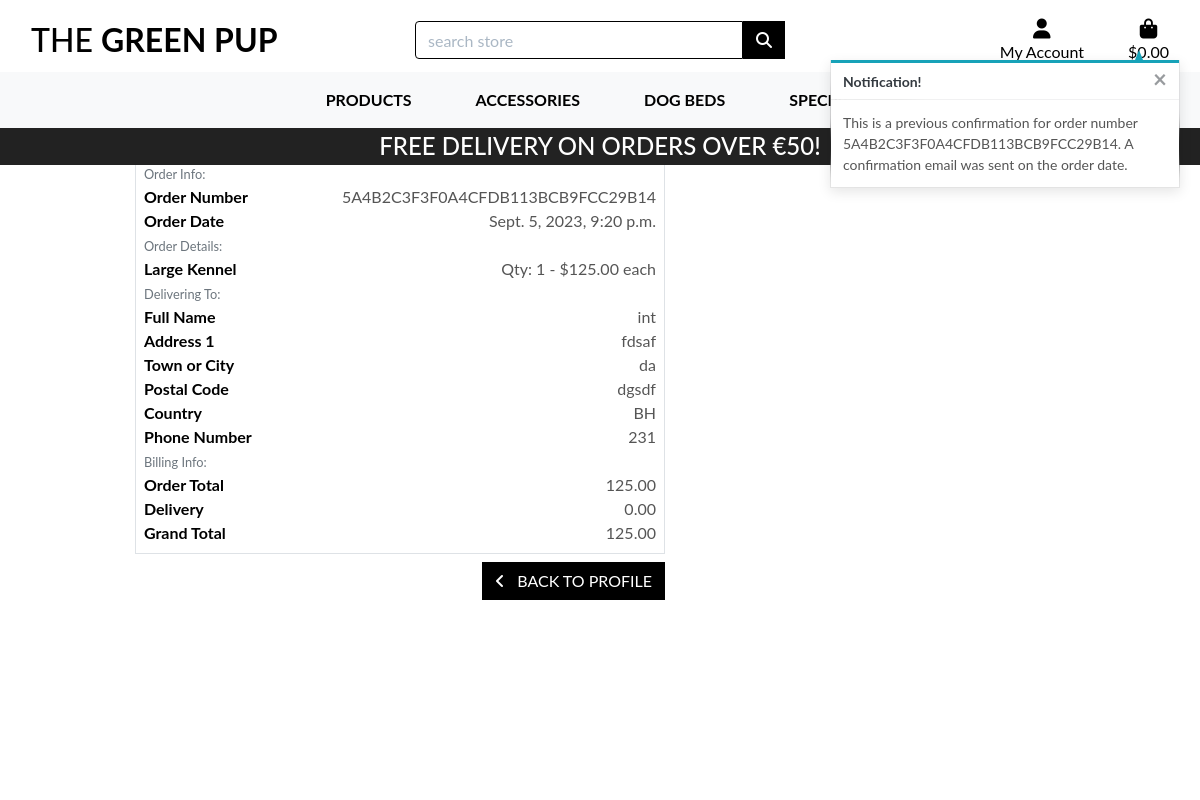
Page /profile/old_orders/5A4B2C3F3F0A4CFDB113BCB9FCC29B14 on the earlier database version.
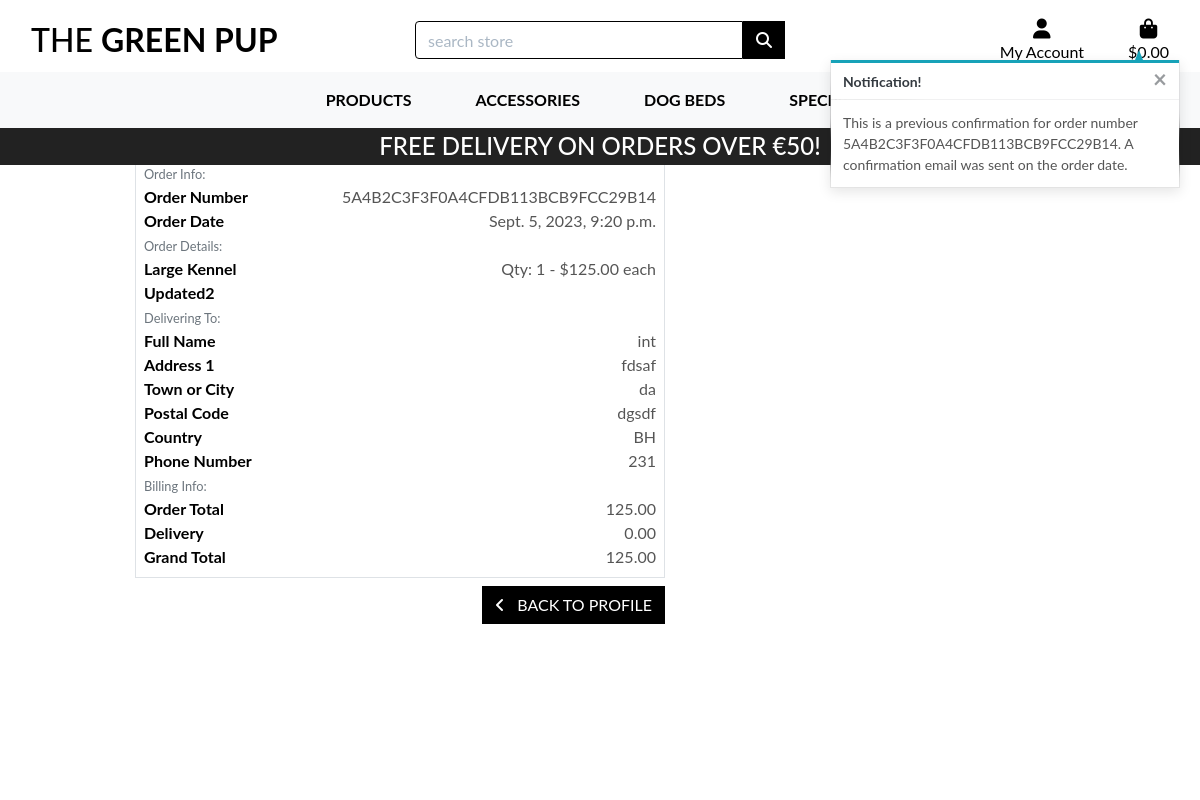
Same page on the later database version.
### checkout/models.py (models this page shows, shortened)
class OrderLineItem(models.Model):
    product = models.ForeignKey(Product, null=False, blank=False, on_delete=models.CASCADE)
    order = models.ForeignKey(Order, null=False, blank=False, on_delete=models.CASCADE, related_name='lineitems')
    num_of_items = models.IntegerField(null=False, blank=False, default=0)
    lineitem_total = models.DecimalField(max_digits=6, decimal_places=2, null=False, blank=False, editable=False)

### products/models.py (models this page shows, shortened)
class Product(models.Model):
    category=models.ForeignKey('Category',blank=True, null=True, on_delete=models.SET_NULL)
    name=models.CharField(max_length=100)
    sku=models.CharField(max_length=150)
    description=models.TextField(max_length=500)
    price=models.DecimalField(max_digits=6,decimal_places=2)
    policy=models.ForeignKey('Policies',blank=True,null=True, on_delete=models.SET_NULL)
    image_url=models.URLField(max_length=1000,null=True,blank=True)
    image=models.ImageField(null=True,blank=True)
    on_sale=models.BooleanField(default=False)
    discount_percent=models.CharField(max_length=10,blank=True,null=True)
    in_stock=models.BooleanField(default=True)
    product_status=models.ForeignKey('ProductStatus',blank=True,null=True, on_delete=models.SET_NULL)
    meta_title=models.CharField(max_length=61,blank=True,null=True)
    meta_description=models.CharField(max_length=61,blank=True,null=True)

### profiles/views.py (the view)
# urls.py: path('old_orders/<order_number>', views.order_history, name='order_history'),
def order_history(request, order_number):
    order = get_object_or_404(Order, order_number=order_number)
    messages.info(request, (
        f'This is a previous confirmation for order number {order_number}. '
        'A confirmation email was sent on the order date.'
    ))
    context = {
        'order': order,
        'from_profile': True,
    }
    return render(request, 'checkout/checkout_success.html', context)

### bag/contexts.py (called while the page is built, shortened)
def bag_contents(request):
    bag_items = []
    product_quantity = 0
    total = 0
    bag = request.session.get('bag', {})
    if total < settings.FREE_DELIVERY_THRESHOLD:
        delivery = total * Decimal(settings.STANDARD_DELIVERY_PERCENT / 100)
        free_delivery_left = settings.FREE_DELIVERY_THRESHOLD - total
    else:
        delivery = 0
        free_delivery_left = 0
    grand_total = total + delivery
    context = {
        'bag_items': bag_items,
        'total':total,
        'grand_total': grand_total,
        'product_quantity': product_quantity,
        'delivery': delivery,
        'free_delivery_left': free_delivery_left,
        'free_delivery_threshold': settings.FREE_DELIVERY_THRESHOLD,
    }
    return context

### checkout/templates/checkout/checkout_success.html (shortened to what the changed rows need)
{% extends "base.html" %}
{% load static %}
{% block extra_css %}
    <link rel="stylesheet" href="{% static '/css/checkout.css' %}">
{% endblock %}
{% block content %}
<div class="container">
    <div class="row">
        <div class="col">
            <h2 class="logo-font mb-4">Thanks for your order!</h2>
        </div>
    </div>
    <div class="row">
        <div class="col-12 col-lg-7">
            <div class="order-confirmation-wrapper p-2 border">
                {% for item in order.lineitems.all %}
                <div class="row">
                    <div class="col-12 col-md-4">
                        <p class="mb-0 text-black font-weight-bold">
                            {{ item.product.name }}
                        </p>
                    </div>
                    <div class="col-12 col-md-8 text-md-right">
                        <p class="mb-0">Qty: {{ item.num_of_items }} - ${{ item.product.price }} each</p>
                    </div>
                </div>
                {% endfor %}
            </div>
        </div>
    </div>
</div>
{% endblock %}

Differences in the rows shown:
changed through a linked row, OrderLineItem: product.name "Large Kennel" → "Large Kennel Updated2"
